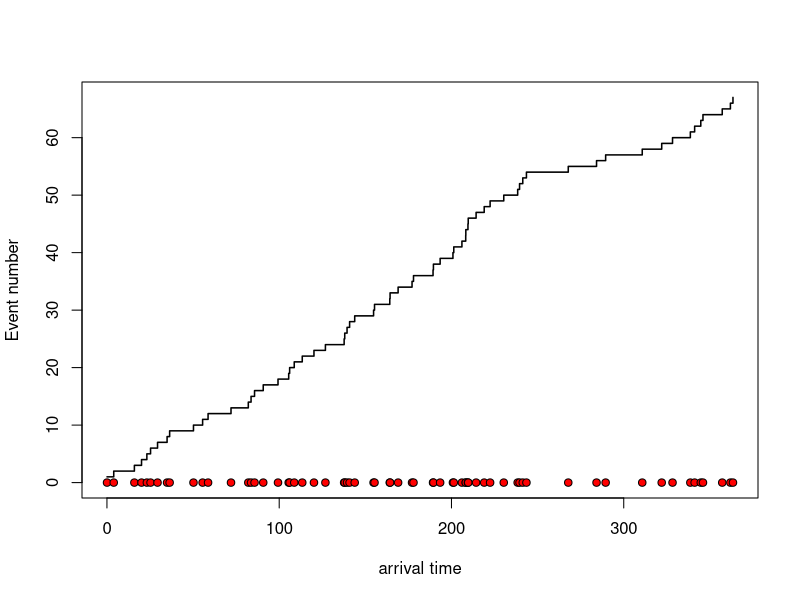
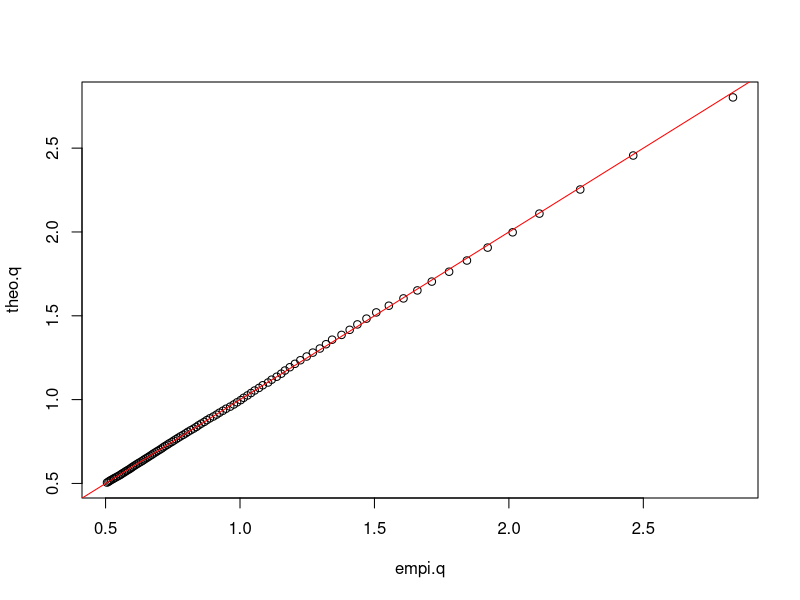
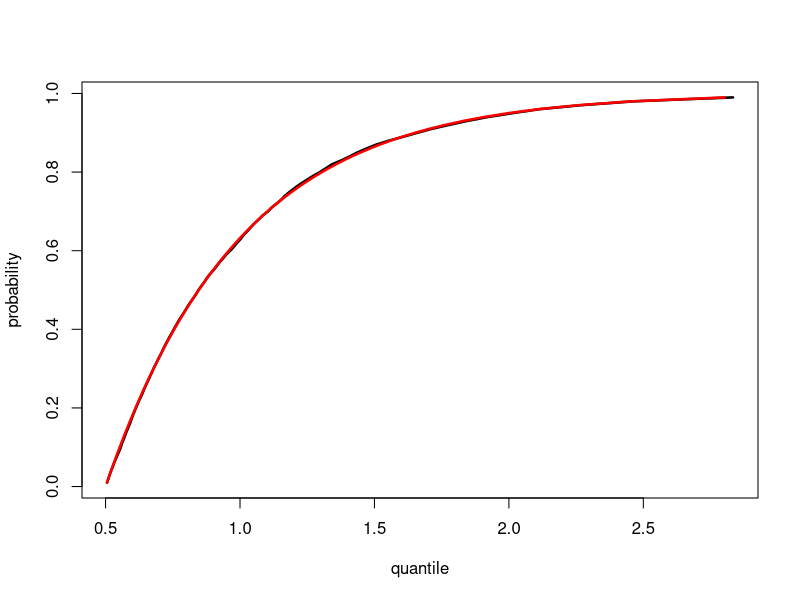
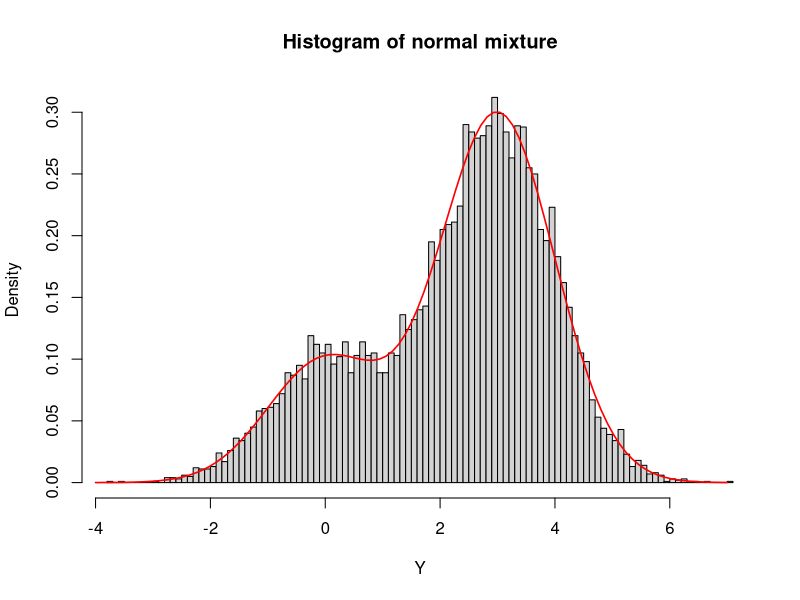
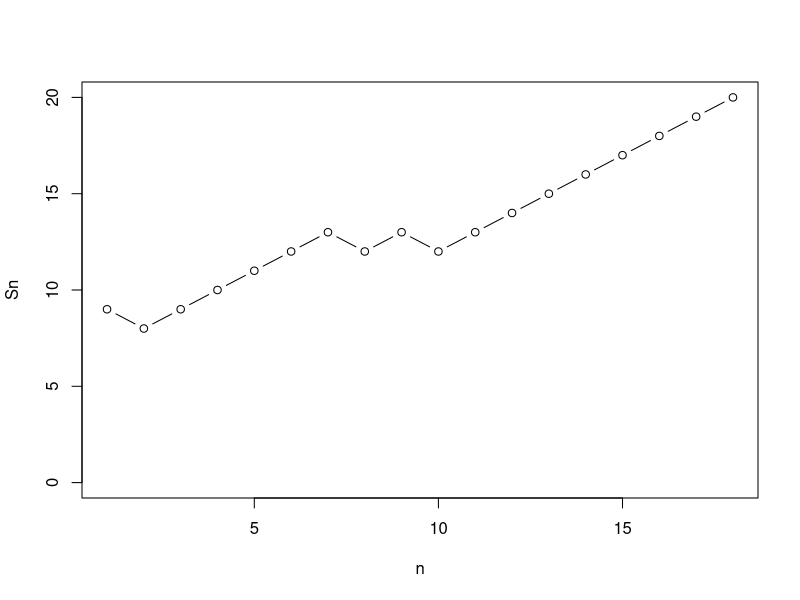
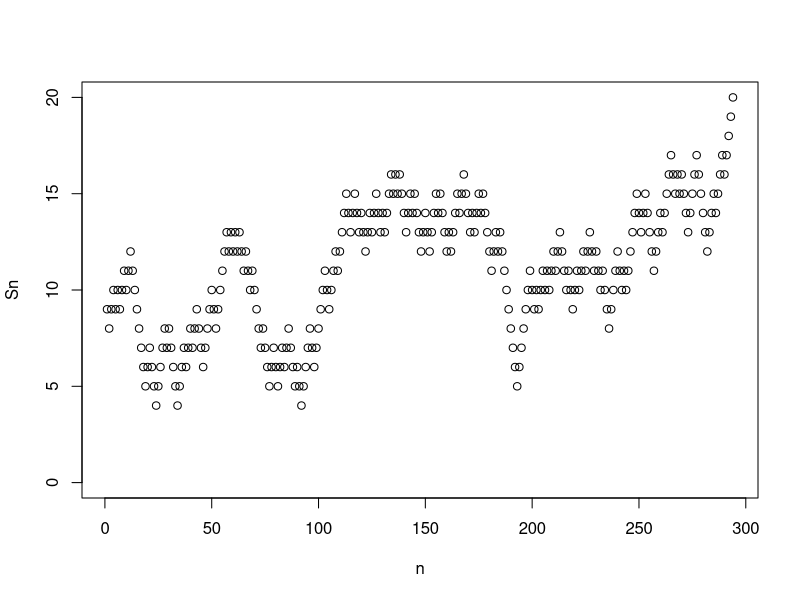

Here is the R script that generated these plots, in order:
# clear all variables
rm(list=ls())

################################################################
#### Problem set 4 
################################################################

# (Solutions to the problems from the book are found at the end)

################################################################
### Problem 1

# a)

# Function to simulate HPP
simHPP <- function(lambda,stoptime){
  narrivals <- rpois(1,lambda*stoptime)
  timesto <- sort(runif(narrivals,min=0,max=stoptime))
  return(timesto)
}

# Test
timesto <- simHPP(lambda=0.2,stoptime=365)
Nevents <- length(timesto)
plot(timesto,1:Nevents,type="s",xlab = "arrival time", 
     ylab = "Event number",lwd=1.5,ylim=c(0,Nevents))
points(timesto,rep(0,Nevents),pch=21,bg="red")

# b) 
Nsim <- 10000 
N10vector <- vector(length=Nsim)
for(i in 1:Nsim)
  N10vector[i] <- length(simHPP(lambda=2,stoptime=10))
mean(N10vector>25)

# Or more directly whithout generating all the times to events:
N10vector <- rpois(n=Nsim,20)
mean(N10vector>25)

# Exact
1-ppois(25,2*10)






################################################################
#Solutions to the problems from the book 
################################################################



################################################################
### Problem 3.1 from Rizzo


# The quantile function
qtwo.par.exp <- function(q,lambda,eta)
    eta-log(1-q)/lambda

# The random number function
rtwo.par.exp <- function(n,lambda,eta)
    qtwo.par.exp(runif(n),lambda,eta)


n <- 10000 # number of simulations
lambda <- 2.0 # scale parameter
eta <- 0.5 # location parameter
x <- rtwo.par.exp(n,lambda,eta)

# The quantiles we want to compute
ps <- seq(from=0.01,to=0.99,by=0.01)
# Theoretical quantiles for probabilities in ps
theo.q <- qtwo.par.exp(ps,lambda,eta)
# The corresponding empirical quantiles using built-in function quantile
empi.q <- quantile(x=x,probs=ps)
# Compare the numbers
round(rbind(theo.q,empi.q),3)


# Plot the empirical aganist theoretical quantiles, should be approximately
# on the x=y-line (try googling qq-plot for explanation)
plot(x=empi.q,y=theo.q)
# add x=y-line
abline(0,1 ,col="red")

# Plot of probabilities versus quantiles:
plot(empi.q,ps,type="l",xlab="quantile",ylab="probability",lwd=2.5)
lines(theo.q,ps,col="red",lwd=2.5)







################################################################
### Problem 3.11 from Rizzo

# The function below, also used in examples in the lectures,
# simulate a general mixture of normal populations
gennormmix <- function(Nsim,pvec,muvec,sdvec){
  if(min(c(length(pvec),length(muvec),length(sdvec))) != 
     max(c(length(pvec),length(muvec),length(sdvec))))
    stop("Length of pvec,muvec and sdvec must be equal") # Check for valid input
  if(sum(pvec)!=1)
    stop("pvec must sum to 1") # Check for valid input
  m <- length(pvec) # Number of distributions
  # Determine which distribution to sample from in each simulation
  whichdist <- sample(1:m,size=Nsim,replace = TRUE,prob = pvec)
  # Simulate the mixture
  Y <- rnorm(Nsim,mean = muvec[whichdist],sd = sdvec[whichdist])
  Y
}

# Generate the mixture in the exercise:
Nsim <- 10000
p1=0.25
pvec <- c(p1,1-p1)
muvec <- c(0,3)
sdvec <- c(1,1)
Y <- gennormmix(Nsim,pvec=pvec,muvec=muvec,sdvec=sdvec)
hist(Y,prob = TRUE,nclass=max(10,sqrt(Nsim)),main="Histogram of normal mixture")
curve(pvec[1]*dnorm(x, mean=0, sd=1)+pvec[2]*dnorm(x, mean=3, sd=1),from=-4,to=7,add=TRUE, col='red',lwd=1.6)
# Repeat the above lines for different values of p1


################################################################
### Problem 4.1 from Rizzo


## Version 1, without loops but have to generate a long vector to be certain
## that Sn reaches 0 or 20
Nsim <- 10000
Sn <- 10+cumsum(sample(c(-1,1),size=Nsim,replace=TRUE))
tstop <- min(which(Sn==0),which(Sn==20))  # Find the position of the first hit of 0 or 20
plot(1:tstop,Sn[1:tstop],type="b",ylim=c(0,20),
     xlab="n",ylab="Sn")
# Repeate the above lines many times


## Version 2 with a while loop
score <- 10+sample(c(-1,1),size=1) # Step 1
Sn <- score  # Step 1
# Next steps - stop when score reaches 0 or 20
while(score>0 & score<20){
  score <- score+sample(c(-1,1),size=1)
  Sn <- c(Sn,score)
}
tstop <- length(Sn)
plot(1:tstop,Sn[1:tstop],type="b",ylim=c(0,20),
     xlab="n",ylab="Sn")
# Repeate the above lines many times
